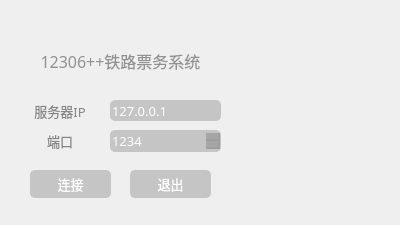
<?xml version="1.0" encoding="UTF-8"?>
<ui version="4.0">
 <class>connect</class>
 <widget class="QWidget" name="connect">
  <property name="geometry">
   <rect>
    <x>0</x>
    <y>0</y>
    <width>400</width>
    <height>225</height>
   </rect>
  </property>
  <property name="minimumSize">
   <size>
    <width>400</width>
    <height>225</height>
   </size>
  </property>
  <property name="maximumSize">
   <size>
    <width>400</width>
    <height>225</height>
   </size>
  </property>
  <property name="font">
   <font>
    <family>微软雅黑</family>
    <pointsize>9</pointsize>
   </font>
  </property>
  <property name="windowTitle">
   <string>Form</string>
  </property>
  <widget class="QLabel" name="label">
   <property name="geometry">
    <rect>
     <x>0</x>
     <y>40</y>
     <width>241</width>
     <height>41</height>
    </rect>
   </property>
   <property name="font">
    <font>
     <family>微软雅黑</family>
     <pointsize>12</pointsize>
    </font>
   </property>
   <property name="styleSheet">
    <string notr="true">QLabel{
	color : rgba(80,80,80,150);
}</string>
   </property>
   <property name="text">
    <string>12306++铁路票务系统</string>
   </property>
   <property name="alignment">
    <set>Qt::AlignCenter</set>
   </property>
  </widget>
  <widget class="QLabel" name="label_2">
   <property name="geometry">
    <rect>
     <x>20</x>
     <y>100</y>
     <width>80</width>
     <height>21</height>
    </rect>
   </property>
   <property name="font">
    <font>
     <family>微软雅黑</family>
     <pointsize>10</pointsize>
    </font>
   </property>
   <property name="styleSheet">
    <string notr="true">QLabel{
	color : rgba(60,60,60,150);
}</string>
   </property>
   <property name="text">
    <string>服务器IP</string>
   </property>
   <property name="alignment">
    <set>Qt::AlignCenter</set>
   </property>
  </widget>
  <widget class="QLineEdit" name="lIP">
   <property name="geometry">
    <rect>
     <x>110</x>
     <y>100</y>
     <width>111</width>
     <height>21</height>
    </rect>
   </property>
   <property name="font">
    <font>
     <family>微软雅黑</family>
     <pointsize>10</pointsize>
    </font>
   </property>
   <property name="styleSheet">
    <string notr="true">QLineEdit{
	background: rgba(60,60,60,60);
	border: 0px;
	color: white;
	border-radius:5px;
	selection-background-color: rgba(40,40,40,60);
}</string>
   </property>
   <property name="text">
    <string>127.0.0.1</string>
   </property>
  </widget>
  <widget class="QLabel" name="label_3">
   <property name="geometry">
    <rect>
     <x>20</x>
     <y>130</y>
     <width>80</width>
     <height>21</height>
    </rect>
   </property>
   <property name="font">
    <font>
     <family>微软雅黑</family>
     <pointsize>10</pointsize>
    </font>
   </property>
   <property name="styleSheet">
    <string notr="true">QLabel{
	color : rgba(60,60,60,150);
}</string>
   </property>
   <property name="text">
    <string>端口</string>
   </property>
   <property name="alignment">
    <set>Qt::AlignCenter</set>
   </property>
  </widget>
  <widget class="QPushButton" name="bSubmit">
   <property name="geometry">
    <rect>
     <x>30</x>
     <y>170</y>
     <width>81</width>
     <height>28</height>
    </rect>
   </property>
   <property name="font">
    <font>
     <family>微软雅黑</family>
     <pointsize>10</pointsize>
    </font>
   </property>
   <property name="styleSheet">
    <string notr="true">QPushButton{
	background: rgba(60,60,60,60);
	border: 0px;
	color: white;
	border-radius:5px;
}</string>
   </property>
   <property name="text">
    <string>连接</string>
   </property>
  </widget>
  <widget class="QPushButton" name="bExit">
   <property name="geometry">
    <rect>
     <x>130</x>
     <y>170</y>
     <width>81</width>
     <height>28</height>
    </rect>
   </property>
   <property name="font">
    <font>
     <family>微软雅黑</family>
     <pointsize>10</pointsize>
    </font>
   </property>
   <property name="styleSheet">
    <string notr="true">QPushButton{
	background: rgba(60,60,60,60);
	border: 0px;
	color: white;
	border-radius:5px;
}</string>
   </property>
   <property name="text">
    <string>退出</string>
   </property>
  </widget>
  <widget class="QSpinBox" name="sPort">
   <property name="geometry">
    <rect>
     <x>110</x>
     <y>130</y>
     <width>111</width>
     <height>22</height>
    </rect>
   </property>
   <property name="font">
    <font>
     <family>微软雅黑</family>
     <pointsize>10</pointsize>
    </font>
   </property>
   <property name="styleSheet">
    <string notr="true">QSpinBox{
	background: rgba(60,60,60,60);
	border: 0px;
	color: white;
	border-radius:5px;
	selection-background-color: rgba(40,40,40,60);
}</string>
   </property>
   <property name="maximum">
    <number>9999</number>
   </property>
   <property name="value">
    <number>1234</number>
   </property>
  </widget>
  <widget class="QLabel" name="background">
   <property name="geometry">
    <rect>
     <x>0</x>
     <y>-15</y>
     <width>530</width>
     <height>270</height>
    </rect>
   </property>
   <property name="text">
    <string/>
   </property>
   <property name="pixmap">
    <pixmap resource="loginwindow.qrc">:/Resources/train2.gif</pixmap>
   </property>
   <property name="scaledContents">
    <bool>true</bool>
   </property>
  </widget>
  <zorder>background</zorder>
  <zorder>label</zorder>
  <zorder>label_2</zorder>
  <zorder>lIP</zorder>
  <zorder>label_3</zorder>
  <zorder>bSubmit</zorder>
  <zorder>bExit</zorder>
  <zorder>sPort</zorder>
 </widget>
 <resources>
  <include location="loginwindow.qrc"/>
 </resources>
 <connections>
  <connection>
   <sender>bExit</sender>
   <signal>clicked()</signal>
   <receiver>connect</receiver>
   <slot>close()</slot>
   <hints>
    <hint type="sourcelabel">
     <x>270</x>
     <y>194</y>
    </hint>
    <hint type="destinationlabel">
     <x>319</x>
     <y>193</y>
    </hint>
   </hints>
  </connection>
 </connections>
</ui>
